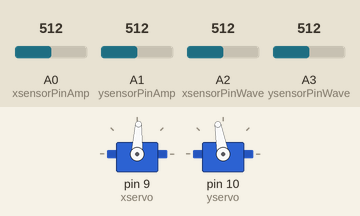
This sketch was run on a simulated Arduino Uno, built with avr-gcc and run on an emulated ATmega328P. Shown: 2 × servo. The test bench sets the inputs (shaded band); at power-on: A1 (ysensorPinAmp) = 512, A0 (xsensorPinAmp) = 512, A2 (xsensorPinWave) = 512, A3 (ysensorPinWave) = 512. What the sketch prints to the serial monitor is not drawn.

Above: at 0.84 s.
1.3 s: A1 (ysensorPinAmp) set to 306
4.3 s: A0 (xsensorPinAmp) set to 306
7.3 s: A0 (xsensorPinAmp) set to 110
10.3 s: A0 (xsensorPinAmp) set to 92
13.3 s: A1 (ysensorPinAmp) set to 113
At 16.2 s:
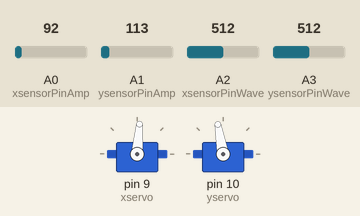
16.3 s: A1 (ysensorPinAmp) set to 93
At 64.6 s:
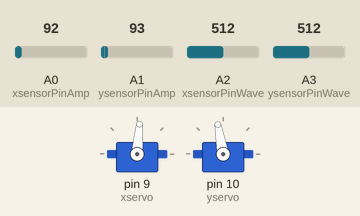
Timing chart, 0 to 65.1 s (numbered marks = the images above; inputs shaded):
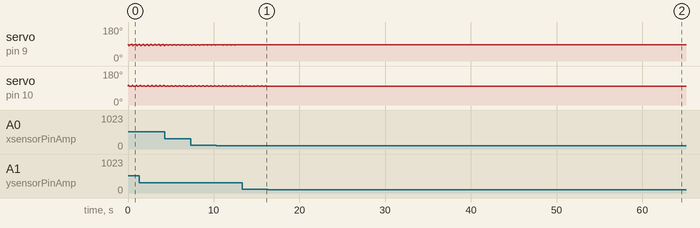

The sketch:

polarGrapher.ino
```cpp
#include <Servo.h>
Servo xservo;  // xaxis servo object
Servo yservo;  // yaxis servo object

int xsensorPinAmp = 0; // analog pin for manipulating amplitude for x position
int ysensorPinAmp = 1; // analog pin for manipulating amplitude for y position
int xsensorPinWave = 2; // analog pin for manipulating wavelength for x position
int ysensorPinWave = 3; // analog pin for manipulating wavelength for y position

int xcount = 0;    // variable to store the x increment
int ycount = 0;    // variable to store the y increment
int xpos = 0;    // variable to store the x servo position
int ypos = 0;    // variable to store the y servo position
int xamplitude;  //variable stores the max sweep of the servo - maximum value is 180
int yamplitude;  //variable stores the max sweep of the servo - maximum value is 180
int xoffset = 85;  // variable stores x servo offset position
int yoffset = 100;  // variable stores y servo offset position
int xcenter = 0; //center of travel for the servo
int ycenter = 0;
int xwavelength; // number of loops to complete one x cycle
int ywavelength; // number of loops to complete one y cycle
float xangle = 0; //current x angle goes from 0 to 2
float yangle = 0; //current x angle goes from 0 to 2

int xsensorValueAmp = 0;
int ysensorValueAmp = 0;

int xsensorValueWave = 0;
int ysensorValueWave = 0;

float theta = 0;
int a;
int b;

void setup()
{
  xservo.attach(9); // attaches the servo on pin 9  to the servo object
  yservo.attach(10); // attaches the servo on pin 10 to the servo object

  xcenter = xoffset + xamplitude / 2;
  ycenter = yoffset + yamplitude / 2;

  Serial.begin(9600);
  Serial.println("online...");
}

void loop()
{
  xsensorValueAmp = analogRead(xsensorPinAmp); // from 0 to 1023
  ysensorValueAmp = analogRead(ysensorPinAmp); // from 0 to 1023
  xsensorValueWave = analogRead(xsensorPinWave); // from 0 to 1023
  ysensorValueWave = analogRead(ysensorPinWave); // from 0 to 1023

  a = map(xsensorValueAmp, 0, 1023, 1, 11);
  b = map(ysensorValueAmp, 0, 1023, 1, 11);

  theta += 0.1;

  xpos = xcenter + int(0.5*cos(theta)*(a + b * sin(theta)));
  ypos = ycenter + int(0.5*sin(theta)*(a + b * sin(theta)));

  xservo.write(xpos);
  yservo.write(ypos);

  Serial.print("(");
  Serial.print(a);
  Serial.print(",");
  Serial.print(b);
  Serial.println(")");

}
```

Measured:
- the behaviour switches between 103 and 102 on A1 (ysensorPinAmp) (found by bisection; images 1 and 2)
- after the input at 13.3 s, servo on pin 9 (xservo): stops changing and stays 85°
- after the input at 16.3 s, servo on pin 10 (yservo): stops changing and stays 100°
- by itself, servo on pin 9 (xservo): repeats every 0.47 s: 85° 0.09 s, 84° 0.04 s, 85° 0.28 s, 86° 0.06 s
- by itself, servo on pin 10 (yservo): alternates 101° for 0.10 s and 100° for 0.36 s
